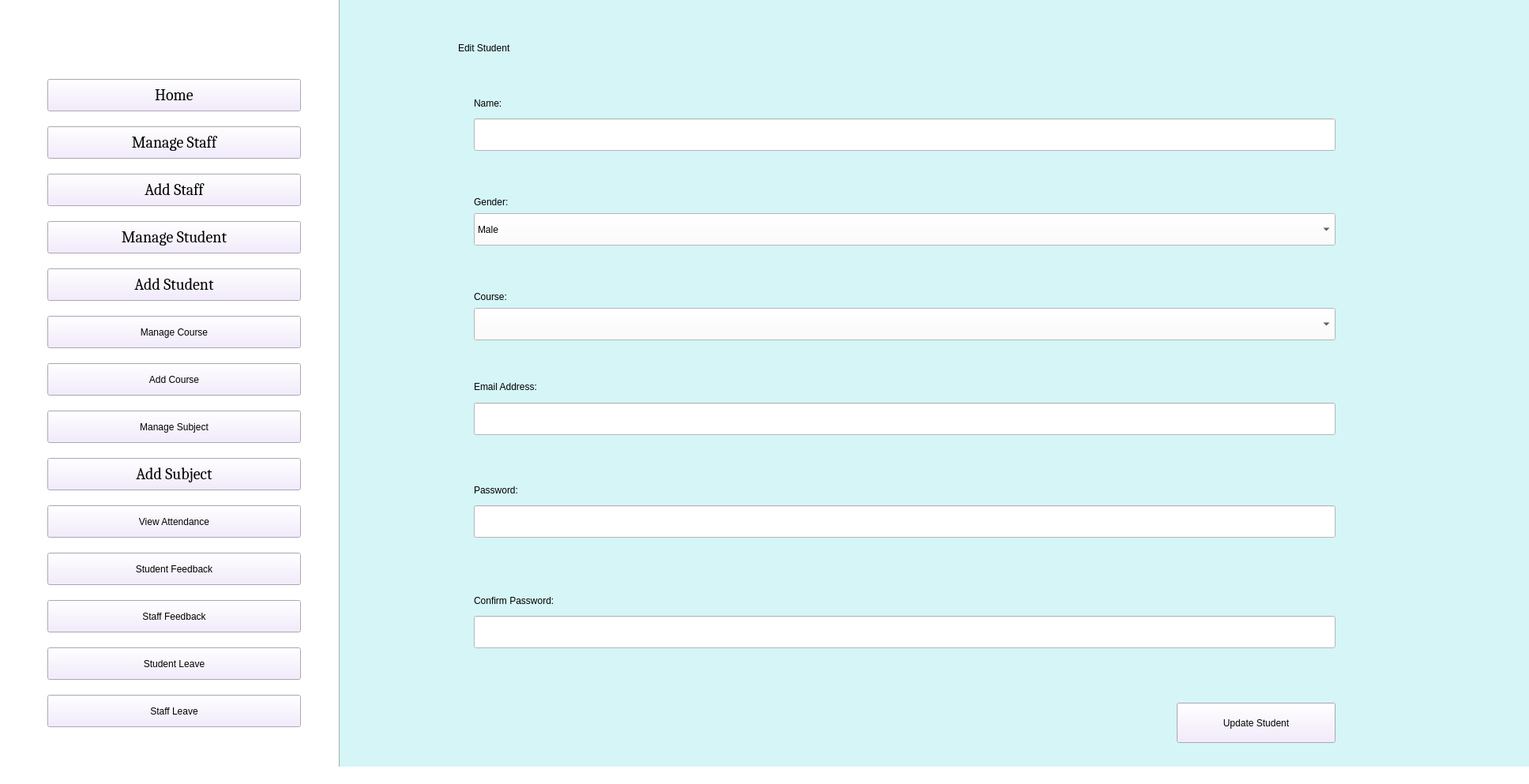
<?xml version="1.0" encoding="UTF-8"?>
<ui version="4.0">
 <class>AdminHomePage</class>
 <widget class="QMainWindow" name="AdminHomePage">
  <property name="enabled">
   <bool>true</bool>
  </property>
  <property name="geometry">
   <rect>
    <x>0</x>
    <y>0</y>
    <width>1936</width>
    <height>993</height>
   </rect>
  </property>
  <property name="windowTitle">
   <string>Admin Home Page</string>
  </property>
  <property name="styleSheet">
   <string notr="true">background-color: rgb(255, 225, 198);
background-color: rgb(255, 255, 255);
</string>
  </property>
  <widget class="QWidget" name="centralwidget">
   <widget class="QPushButton" name="Home_b">
    <property name="geometry">
     <rect>
      <x>60</x>
      <y>100</y>
      <width>321</width>
      <height>41</height>
     </rect>
    </property>
    <property name="font">
     <font>
      <family>Cambria</family>
      <pointsize>15</pointsize>
      <weight>50</weight>
      <italic>false</italic>
      <bold>false</bold>
     </font>
    </property>
    <property name="styleSheet">
     <string notr="true">font: 15pt &quot;Cambria&quot;;
background-color: rgb(241, 231, 254);</string>
    </property>
    <property name="text">
     <string>Home</string>
    </property>
   </widget>
   <widget class="QPushButton" name="ManageStaff_b">
    <property name="geometry">
     <rect>
      <x>60</x>
      <y>160</y>
      <width>321</width>
      <height>41</height>
     </rect>
    </property>
    <property name="font">
     <font>
      <family>Cambria</family>
      <pointsize>15</pointsize>
      <weight>50</weight>
      <italic>false</italic>
      <bold>false</bold>
     </font>
    </property>
    <property name="styleSheet">
     <string notr="true">font: 15pt &quot;Cambria&quot;;
background-color: rgb(241, 231, 254);</string>
    </property>
    <property name="text">
     <string>Manage Staff</string>
    </property>
   </widget>
   <widget class="QPushButton" name="AddStaff_b">
    <property name="geometry">
     <rect>
      <x>60</x>
      <y>220</y>
      <width>321</width>
      <height>41</height>
     </rect>
    </property>
    <property name="font">
     <font>
      <family>Cambria</family>
      <pointsize>15</pointsize>
      <weight>50</weight>
      <italic>false</italic>
      <bold>false</bold>
     </font>
    </property>
    <property name="styleSheet">
     <string notr="true">font: 15pt &quot;Cambria&quot;;
background-color: rgb(241, 231, 254);</string>
    </property>
    <property name="text">
     <string>Add Staff</string>
    </property>
   </widget>
   <widget class="QPushButton" name="AddStudent_b">
    <property name="geometry">
     <rect>
      <x>60</x>
      <y>340</y>
      <width>321</width>
      <height>41</height>
     </rect>
    </property>
    <property name="font">
     <font>
      <family>Cambria</family>
      <pointsize>15</pointsize>
      <weight>50</weight>
      <italic>false</italic>
      <bold>false</bold>
     </font>
    </property>
    <property name="styleSheet">
     <string notr="true">font: 15pt &quot;Cambria&quot;;
background-color: rgb(241, 231, 254);</string>
    </property>
    <property name="text">
     <string>Add Student</string>
    </property>
   </widget>
   <widget class="QPushButton" name="ManageCourse_b">
    <property name="geometry">
     <rect>
      <x>60</x>
      <y>400</y>
      <width>321</width>
      <height>41</height>
     </rect>
    </property>
    <property name="styleSheet">
     <string notr="true">font: 15pt &quot;Cambria&quot;;
background-color: rgb(241, 231, 254);</string>
    </property>
    <property name="text">
     <string>Manage Course</string>
    </property>
   </widget>
   <widget class="QPushButton" name="AddCourse_b">
    <property name="geometry">
     <rect>
      <x>60</x>
      <y>460</y>
      <width>321</width>
      <height>41</height>
     </rect>
    </property>
    <property name="styleSheet">
     <string notr="true">font: 15pt &quot;Cambria&quot;;
background-color: rgb(241, 231, 254);</string>
    </property>
    <property name="text">
     <string>Add Course</string>
    </property>
   </widget>
   <widget class="QPushButton" name="ManageSubject_b">
    <property name="geometry">
     <rect>
      <x>60</x>
      <y>520</y>
      <width>321</width>
      <height>41</height>
     </rect>
    </property>
    <property name="styleSheet">
     <string notr="true">font: 15pt &quot;Cambria&quot;;
background-color: rgb(241, 231, 254);</string>
    </property>
    <property name="text">
     <string>Manage Subject</string>
    </property>
   </widget>
   <widget class="QPushButton" name="AddSubject_b">
    <property name="geometry">
     <rect>
      <x>60</x>
      <y>580</y>
      <width>321</width>
      <height>41</height>
     </rect>
    </property>
    <property name="font">
     <font>
      <family>Cambria</family>
      <pointsize>15</pointsize>
      <weight>50</weight>
      <italic>false</italic>
      <bold>false</bold>
     </font>
    </property>
    <property name="styleSheet">
     <string notr="true">font: 15pt &quot;Cambria&quot;;
background-color: rgb(241, 231, 254);</string>
    </property>
    <property name="text">
     <string>Add Subject</string>
    </property>
   </widget>
   <widget class="QPushButton" name="ViewAttendance_b">
    <property name="geometry">
     <rect>
      <x>60</x>
      <y>640</y>
      <width>321</width>
      <height>41</height>
     </rect>
    </property>
    <property name="styleSheet">
     <string notr="true">font: 15pt &quot;Cambria&quot;;
background-color: rgb(241, 231, 254);</string>
    </property>
    <property name="text">
     <string>View Attendance</string>
    </property>
   </widget>
   <widget class="QPushButton" name="StudentFeedback_b">
    <property name="geometry">
     <rect>
      <x>60</x>
      <y>700</y>
      <width>321</width>
      <height>41</height>
     </rect>
    </property>
    <property name="styleSheet">
     <string notr="true">font: 15pt &quot;Cambria&quot;;
background-color: rgb(241, 231, 254);</string>
    </property>
    <property name="text">
     <string>Student Feedback</string>
    </property>
   </widget>
   <widget class="QPushButton" name="StaffFeedback_b">
    <property name="geometry">
     <rect>
      <x>60</x>
      <y>760</y>
      <width>321</width>
      <height>41</height>
     </rect>
    </property>
    <property name="styleSheet">
     <string notr="true">font: 15pt &quot;Cambria&quot;;
background-color: rgb(241, 231, 254);</string>
    </property>
    <property name="text">
     <string>Staff Feedback</string>
    </property>
   </widget>
   <widget class="QPushButton" name="StudentLeave_b">
    <property name="geometry">
     <rect>
      <x>60</x>
      <y>820</y>
      <width>321</width>
      <height>41</height>
     </rect>
    </property>
    <property name="styleSheet">
     <string notr="true">font: 15pt &quot;Cambria&quot;;
background-color: rgb(241, 231, 254);</string>
    </property>
    <property name="text">
     <string>Student Leave</string>
    </property>
   </widget>
   <widget class="QPushButton" name="ManageStudent_b">
    <property name="geometry">
     <rect>
      <x>60</x>
      <y>280</y>
      <width>321</width>
      <height>41</height>
     </rect>
    </property>
    <property name="font">
     <font>
      <family>Cambria</family>
      <pointsize>15</pointsize>
      <weight>50</weight>
      <italic>false</italic>
      <bold>false</bold>
     </font>
    </property>
    <property name="styleSheet">
     <string notr="true">font: 15pt &quot;Cambria&quot;;
background-color: rgb(241, 231, 254);</string>
    </property>
    <property name="text">
     <string>Manage Student</string>
    </property>
   </widget>
   <widget class="QPushButton" name="StaffLeave_b">
    <property name="geometry">
     <rect>
      <x>60</x>
      <y>880</y>
      <width>321</width>
      <height>41</height>
     </rect>
    </property>
    <property name="styleSheet">
     <string notr="true">font: 15pt &quot;Cambria&quot;;
background-color: rgb(241, 231, 254);</string>
    </property>
    <property name="text">
     <string>Staff Leave</string>
    </property>
   </widget>
   <widget class="Line" name="line">
    <property name="geometry">
     <rect>
      <x>420</x>
      <y>-90</y>
      <width>20</width>
      <height>1081</height>
     </rect>
    </property>
    <property name="orientation">
     <enum>Qt::Vertical</enum>
    </property>
   </widget>
   <widget class="QLabel" name="AdminEditStudent_l">
    <property name="geometry">
     <rect>
      <x>430</x>
      <y>-10</y>
      <width>1541</width>
      <height>1041</height>
     </rect>
    </property>
    <property name="styleSheet">
     <string notr="true">font: 15pt &quot;Times New Roman&quot;;
background-color: rgb(213, 245, 247);</string>
    </property>
    <property name="text">
     <string/>
    </property>
   </widget>
   <widget class="QLabel" name="EditStudent_l">
    <property name="geometry">
     <rect>
      <x>580</x>
      <y>40</y>
      <width>1351</width>
      <height>41</height>
     </rect>
    </property>
    <property name="styleSheet">
     <string notr="true">background-color: rgb(213, 245, 247);
font: 75 17pt &quot;Times New Roman&quot;;</string>
    </property>
    <property name="text">
     <string>Edit Student</string>
    </property>
   </widget>
   <widget class="QPushButton" name="UpdateStudent_b">
    <property name="geometry">
     <rect>
      <x>1490</x>
      <y>890</y>
      <width>201</width>
      <height>51</height>
     </rect>
    </property>
    <property name="styleSheet">
     <string notr="true">font: 12pt &quot;Cambria&quot;;
background-color: rgb(241, 231, 254);</string>
    </property>
    <property name="text">
     <string>Update Student</string>
    </property>
   </widget>
   <widget class="QLineEdit" name="Name_tb">
    <property name="geometry">
     <rect>
      <x>600</x>
      <y>150</y>
      <width>1091</width>
      <height>41</height>
     </rect>
    </property>
    <property name="styleSheet">
     <string notr="true">font: 15pt &quot;Times New Roman&quot;;
</string>
    </property>
   </widget>
   <widget class="QLabel" name="Name_l">
    <property name="geometry">
     <rect>
      <x>600</x>
      <y>120</y>
      <width>371</width>
      <height>21</height>
     </rect>
    </property>
    <property name="styleSheet">
     <string notr="true">font: 15pt &quot;Times New Roman&quot;;
background-color: rgb(213, 245, 247);</string>
    </property>
    <property name="text">
     <string>Name:</string>
    </property>
   </widget>
   <widget class="QLabel" name="Password_l">
    <property name="geometry">
     <rect>
      <x>600</x>
      <y>610</y>
      <width>361</width>
      <height>21</height>
     </rect>
    </property>
    <property name="styleSheet">
     <string notr="true">font: 15pt &quot;Times New Roman&quot;;
background-color: rgb(213, 245, 247);</string>
    </property>
    <property name="text">
     <string>Password:</string>
    </property>
   </widget>
   <widget class="QLineEdit" name="Password_tb">
    <property name="geometry">
     <rect>
      <x>600</x>
      <y>640</y>
      <width>1091</width>
      <height>41</height>
     </rect>
    </property>
    <property name="styleSheet">
     <string notr="true">font: 15pt &quot;Times New Roman&quot;;

</string>
    </property>
   </widget>
   <widget class="QLineEdit" name="Email_tb">
    <property name="geometry">
     <rect>
      <x>600</x>
      <y>510</y>
      <width>1091</width>
      <height>41</height>
     </rect>
    </property>
    <property name="styleSheet">
     <string notr="true">font: 15pt &quot;Times New Roman&quot;;
</string>
    </property>
   </widget>
   <widget class="QLineEdit" name="ConfirmPassword_tb">
    <property name="geometry">
     <rect>
      <x>600</x>
      <y>780</y>
      <width>1091</width>
      <height>41</height>
     </rect>
    </property>
    <property name="styleSheet">
     <string notr="true">font: 15pt &quot;Times New Roman&quot;;
</string>
    </property>
   </widget>
   <widget class="QLabel" name="EmailAddress_l">
    <property name="geometry">
     <rect>
      <x>600</x>
      <y>480</y>
      <width>361</width>
      <height>20</height>
     </rect>
    </property>
    <property name="styleSheet">
     <string notr="true">font: 15pt &quot;Times New Roman&quot;;
background-color: rgb(213, 245, 247);</string>
    </property>
    <property name="text">
     <string>Email Address:</string>
    </property>
   </widget>
   <widget class="QLabel" name="Gender_l">
    <property name="geometry">
     <rect>
      <x>600</x>
      <y>240</y>
      <width>341</width>
      <height>31</height>
     </rect>
    </property>
    <property name="styleSheet">
     <string notr="true">font: 15pt &quot;Times New Roman&quot;;
background-color: rgb(213, 245, 247);</string>
    </property>
    <property name="text">
     <string>Gender:</string>
    </property>
   </widget>
   <widget class="QLabel" name="Course_l">
    <property name="geometry">
     <rect>
      <x>600</x>
      <y>360</y>
      <width>341</width>
      <height>31</height>
     </rect>
    </property>
    <property name="styleSheet">
     <string notr="true">font: 15pt &quot;Times New Roman&quot;;
background-color: rgb(213, 245, 247);</string>
    </property>
    <property name="text">
     <string>Course:</string>
    </property>
   </widget>
   <widget class="QComboBox" name="Course_cmb">
    <property name="geometry">
     <rect>
      <x>600</x>
      <y>390</y>
      <width>1091</width>
      <height>41</height>
     </rect>
    </property>
    <property name="styleSheet">
     <string notr="true">font: 15pt &quot;Times New Roman&quot;;</string>
    </property>
   </widget>
   <widget class="QComboBox" name="Gender_cmb">
    <property name="geometry">
     <rect>
      <x>600</x>
      <y>270</y>
      <width>1091</width>
      <height>41</height>
     </rect>
    </property>
    <property name="styleSheet">
     <string notr="true">font: 15pt &quot;Times New Roman&quot;;</string>
    </property>
    <property name="currentText">
     <string>Male</string>
    </property>
    <item>
     <property name="text">
      <string>Male</string>
     </property>
    </item>
    <item>
     <property name="text">
      <string>Female</string>
     </property>
    </item>
    <item>
     <property name="text">
      <string>Others</string>
     </property>
    </item>
   </widget>
   <widget class="QLabel" name="Password_l_2">
    <property name="geometry">
     <rect>
      <x>600</x>
      <y>750</y>
      <width>401</width>
      <height>21</height>
     </rect>
    </property>
    <property name="styleSheet">
     <string notr="true">font: 15pt &quot;Times New Roman&quot;;
background-color: rgb(213, 245, 247);</string>
    </property>
    <property name="text">
     <string>Confirm Password:</string>
    </property>
   </widget>
  </widget>
  <widget class="QStatusBar" name="statusbar"/>
 </widget>
 <resources/>
 <connections/>
</ui>
